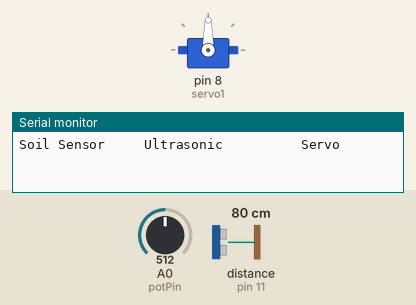
A sketch run on a simulated Arduino Uno, built with avr-gcc and run on an emulated ATmega328P. Parts: servo, the last lines printed to the serial monitor. Wiring (inferred from the names in the program): ultrasonic range finder: trigger pin 12; echo pin 11. The test bench sets the inputs (shaded band); at power-on: distance to the obstacle (sensor on pin 11) 80 cm, A0 (potPin) = 512. The echo pulse lasts 58.3 µs per cm.

Above: at 1.3 s.
1.4 s: distance to the obstacle (sensor on pin 11) set to 14 cm
3.3 s: distance to the obstacle (sensor on pin 11) set to 11 cm
At 5.5 s:
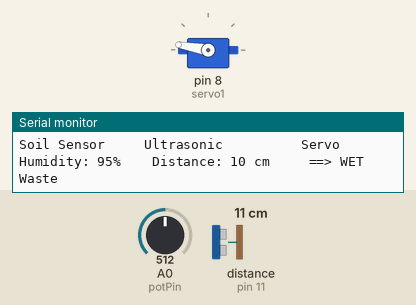
6.3 s: distance to the obstacle (sensor on pin 11) set to 4 cm
8.8 s: distance to the obstacle (sensor on pin 11) set to 2 cm
10.8 s: distance to the obstacle (sensor on pin 11) set to 9 cm
At 14.0 s:
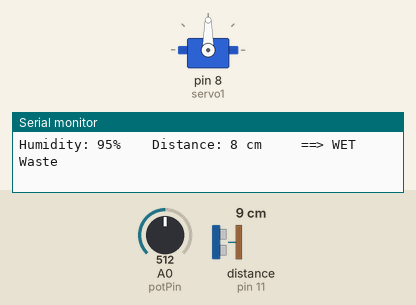
Timing chart, 0 to 14.8 s (numbered marks = the images above; inputs shaded):
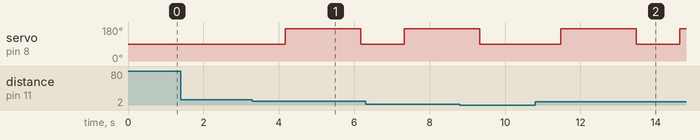

The sketch:

SmartDustbin.ino
```cpp
#include <Servo.h>

Servo servo1;

// Pin Definitions
const int trigPin = 12;
const int echoPin = 11;
const int potPin = A0;

// Variables
long duration;
int distance = 0;
int soil = 0;
int fsoil = 0;

// Calibration Constants
int maxDryValue = 10;
int Ultra_Distance = 12;

// Setup
void setup() {
  Serial.begin(9600);
  pinMode(trigPin, OUTPUT);
  pinMode(echoPin, INPUT);
  servo1.attach(8);
  servo1.write(90); // Ensure servo is in a neutral position
  Serial.println("Soil Sensor     Ultrasonic          Servo");
}

void loop() {
  distance = getDistance(); // Get distance using ultrasonic sensor

  if (distance < Ultra_Distance && distance > 1) {
    delay(500); // Reduced delay to make it faster

    fsoil = getSoilMoisture(); // Get soil moisture value

    Serial.print("Humidity: ");
    Serial.print(fsoil);
    Serial.print("%    Distance: ");
    Serial.print(distance);
    Serial.print(" cm");

    if (fsoil > maxDryValue) { // Wet waste
      Serial.println("     ==> WET Waste ");
      servo1.write(170); // Move servo to the wet waste bin
    } else { // Dry waste
      Serial.println("     ==> Dry Waste ");
      servo1.write(10); // Move servo to the dry waste bin
    }

    delay(2000); // Allow time for servo to complete its movement
    servo1.write(90); // Reset servo to neutral position
  }

  delay(500); // Reduced delay for faster readings
}

// Function to Get Distance from Ultrasonic Sensor
int getDistance() {
  digitalWrite(trigPin, LOW);
  delayMicroseconds(2);
  digitalWrite(trigPin, HIGH);
  delayMicroseconds(10);
  digitalWrite(trigPin, LOW);

  duration = pulseIn(echoPin, HIGH);
  return duration * 0.034 / 2; // Calculate distance in cm
}

// Function to Get Average Soil Moisture Value
int getSoilMoisture() {
  int totalSoil = 0;

  for (int i = 0; i < 3; i++) {
    soil = analogRead(potPin);
    soil = constrain(soil, 485, 1023); // Calibrate sensor readings
    totalSoil += map(soil, 485, 1023, 100, 0); // Convert to percentage
    delay(50); // Reduced delay for faster sampling
  }

  return totalSoil / 3; // Return average soil moisture value

}
```

Measured:
- the behaviour switches between 13 and 12 cm on distance to the obstacle (sensor on pin 11) (found by bisection; images 0 and 1)
- after the input at 1.4 s, every drawn part: stays the same
- after the input at 3.3 s, servo on pin 8 (servo1): 90° → 170° after 0.87 s, → 90° 2.0 s later
- after the input at 10.8 s, servo on pin 8 (servo1): 90° → 170° after 0.68 s, → 90° 2.0 s later, → 170° 1.2 s later
